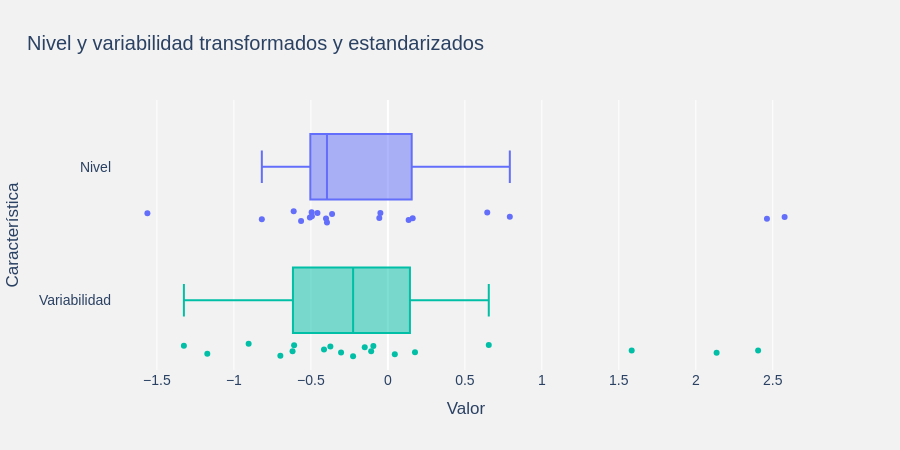

Notebook cell for this chart:
### Code cell
fig = px.box(
    X_log_std.melt(ignore_index=False, var_name="Característica", value_name="Valor").reset_index(),
    x="Valor", y="Característica", color="Característica", points="all",
    hover_data=["tipo_embarcacion"],
    color_discrete_sequence=["#636EFA", "#00BFA6"],
    title="Nivel y variabilidad transformados y estandarizados"
)
fig.update_layout(
    template="plotly", paper_bgcolor="#F2F2F2", plot_bgcolor="#F2F2F2",
    font=dict(family="Arial", size=14, color="#2A4163"),
    title=dict(x=0.03), height=450, showlegend=False
)
fig.update_xaxes(gridcolor="white")
fig.show()

### Figure 1 — Plotly figure (JSON) as saved in the notebook; plotly's stock layout.template omitted (floating-point values rounded to 4 significant figures)
{"data": [{"alignmentgroup": "True", "boxpoints": "all", "customdata": [["abastecedor"], ["atunero"], ["barcaza o chalan"], ["buque-tanque"], ["buque-tanque petrolero y productos derivados"], ["camaronero"], ["carguero a granel"], ["carguero general"], ["dragas"], ["embarcacion de investigacion"], ["escamero"], ["ferry-transbordador"], ["lancha"], ["otro tipo de embarcacion"], ["pesca multiple"], ["remolcador"], ["sardinero o anchovetero"], ["velero"], ["yate"]], "hovertemplate": "Característica=%{y}<br>Valor=%{x}<br>tipo_embarcacion=%{customdata[0]}<extra></extra>", "legendgroup": "Nivel", "marker": {"color": "#636EFA"}, "name": "Nivel", "notched": false, "offsetgroup": "Nivel", "orientation": "h", "showlegend": true, "type": "box", "x": [-0.4935, 0.6454, -0.3955, 2.462, -0.6118, -0.4951, -1.562, -0.5637, 0.792, -0.3624, -0.8186, -0.5064, -0.05569, 2.577, -0.04856, 0.1613, -0.4574, -0.4018, 0.1349], "x0": " ", "xaxis": "x", "y": ["Nivel", "Nivel", "Nivel", "Nivel", "Nivel", "Nivel", "Nivel", "Nivel", "Nivel", "Nivel", "Nivel", "Nivel", "Nivel", "Nivel", "Nivel", "Nivel", "Nivel", "Nivel", "Nivel"], "y0": " ", "yaxis": "y"}, {"alignmentgroup": "True", "boxpoints": "all", "customdata": [["abastecedor"], ["atunero"], ["barcaza o chalan"], ["buque-tanque"], ["buque-tanque petrolero y productos derivados"], ["camaronero"], ["carguero a granel"], ["carguero general"], ["dragas"], ["embarcacion de investigacion"], ["escamero"], ["ferry-transbordador"], ["lancha"], ["otro tipo de embarcacion"], ["pesca multiple"], ["remolcador"], ["sardinero o anchovetero"], ["velero"], ["yate"]], "hovertemplate": "Característica=%{y}<br>Valor=%{x}<br>tipo_embarcacion=%{customdata[0]}<extra></extra>", "legendgroup": "Variabilidad", "marker": {"color": "#00BFA6"}, "name": "Variabilidad", "notched": false, "offsetgroup": "Variabilidad", "orientation": "h", "showlegend": true, "type": "box", "x": [-0.9043, 0.6554, 0.1761, 2.135, -0.2259, -0.6191, -1.325, -0.3734, 1.584, -0.304, -0.609, -0.6983, -0.1504, 2.405, -0.1085, 0.0449, -0.09429, -0.4149, -1.173], "x0": " ", "xaxis": "x", "y": ["Variabilidad", "Variabilidad", "Variabilidad", "Variabilidad", "Variabilidad", "Variabilidad", "Variabilidad", "Variabilidad", "Variabilidad", "Variabilidad", "Variabilidad", "Variabilidad", "Variabilidad", "Variabilidad", "Variabilidad", "Variabilidad", "Variabilidad", "Variabilidad", "Variabilidad"], "y0": " ", "yaxis": "y"}], "layout": {"boxmode": "overlay", "font": {"color": "#2A4163", "family": "Arial", "size": 14}, "height": 450, "legend": {"title": {"text": "Característica"}, "tracegroupgap": 0}, "paper_bgcolor": "#F2F2F2", "plot_bgcolor": "#F2F2F2", "showlegend": false, "title": {"text": "Nivel y variabilidad transformados y estandarizados", "x": 0.03}, "xaxis": {"anchor": "y", "domain": [0, 1], "gridcolor": "white", "title": {"text": "Valor"}}, "yaxis": {"anchor": "x", "categoryarray": ["Variabilidad", "Nivel"], "categoryorder": "array", "domain": [0, 1], "title": {"text": "Característica"}}}}
